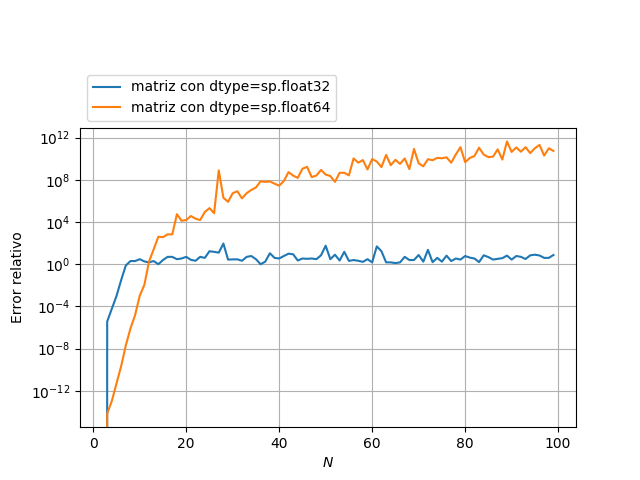

Write Python code to recreate this figure.

import numpy as np
import scipy as sp
import matplotlib.pylab as plt

def error(real,calc):
    #Calcula error entre 2 numeros
    return abs( (calc-real) / real )

def promErrores(m1,m2):
    #Originalmente calculaba un arreglo de errores, y retornaba el promedio. 
    #Ahora retorna el maximo error dentro de un arreglo
    n=m1.shape[0]
    a=np.zeros(n*n,dtype=sp.float64)
    c=0
    for i in range(n):
        for j in range(n):
            if (i==j):
                a[c]=error(m1[i,j],m2[i,j])
                c+=1
    #return sp.mean(a,dtype=sp.float64)
    return np.amax(a)


#A continuacion, los codigos para crear las matrices de Hillbert 
#con dimension n*n; de tipos de datos sp.float32 y sp.float64
def Hillbert32(n):
    m=np.zeros((n,n),dtype=sp.float32)
    for i in range (1,n+1):
        for j in range(1,n+1):
            m[i-1,j-1]=1.0/(i+j-1)
    return np.mat(m)

def Hillbert64(n):
    m=np.zeros((n,n),dtype=sp.float64)
    for i in range (1,n+1):
        for j in range(1,n+1):
            m[i-1,j-1]=1.0/(i+j-1)
    return np.mat(m)


#A continuacion creo una lista de n's para los que calculare el error
enes=range(2,100)

errors32  = np.zeros(len(enes),dtype=sp.float64)
errors64  = np.zeros(len(enes),dtype=sp.float64)

for i in enes:

    #Aqui calculare el error en la diagonal de la matriz identidad y la matiz H(n)*H(n)^-1 (Supuesta Identidad)

    Identity=np.eye(i)

    m32=Hillbert32(i)
    Im32=m32.I
    I=Im32.dot(m32)
    errors32[i-enes[0]]=promErrores(Identity,I)

    m64=Hillbert64(i)
    Im64=m64.I
    I=Im64.dot(m64)
    errors64[i-enes[0]]=promErrores(Identity,I)


#Plot relative errors
plt.figure(1)

plt.semilogy(enes, errors32, label="matriz con dtype=sp.float32")
plt.semilogy(enes, errors64, label="matriz con dtype=sp.float64")

plt.xlabel("$N$")
plt.ylabel("Error relativo")

plt.grid(True)

#Set the legend to be outside the ax
ax = plt.gca()
box = ax.get_position()
ax.set_position([box.x0, box.y0, box.width, 0.81*box.height])
ax.legend(loc='lower left', bbox_to_anchor=(0, 1.00))

plt.savefig("loss-of-significance.png")

plt.show()
    